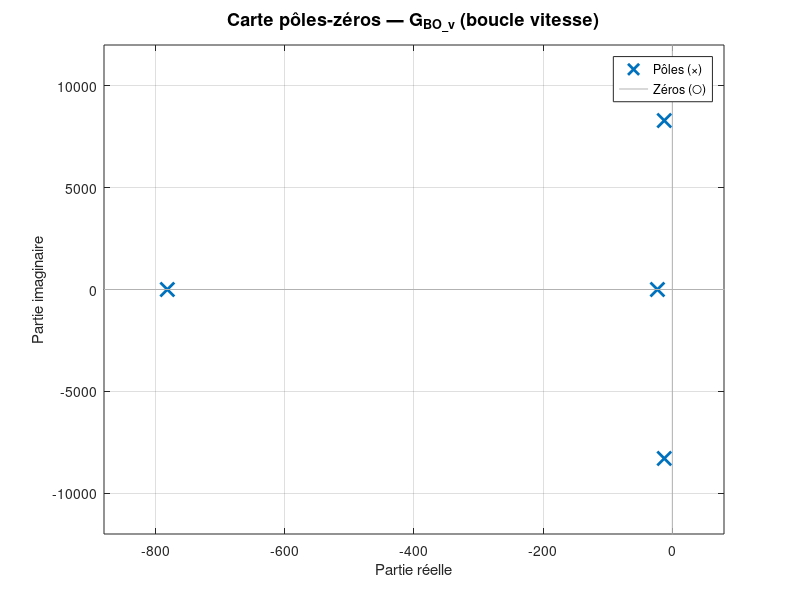
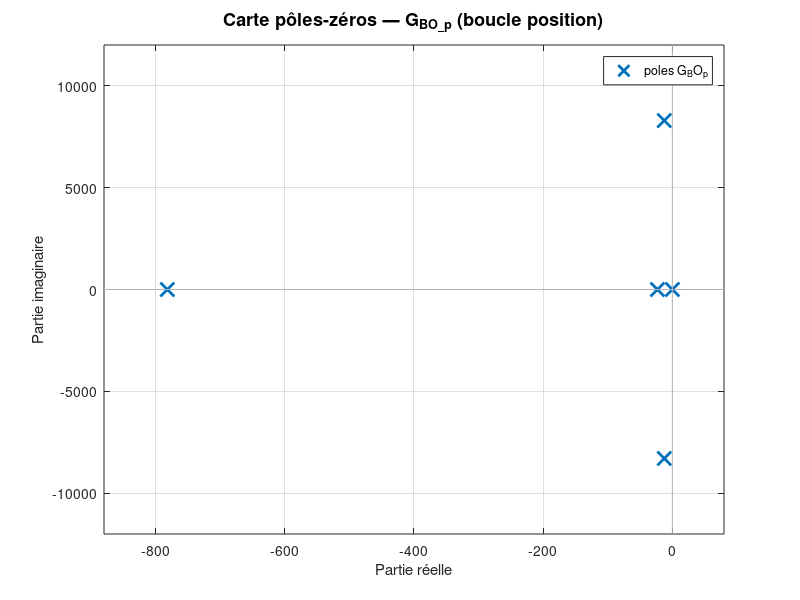
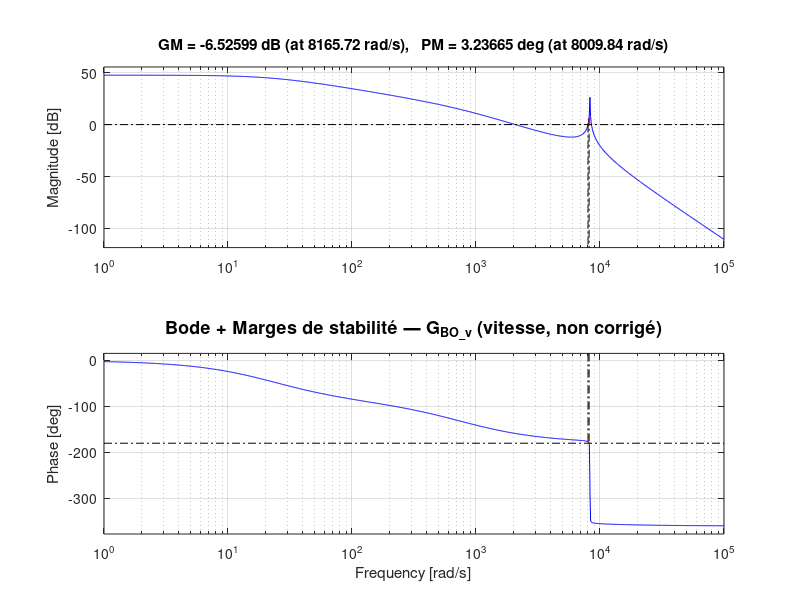
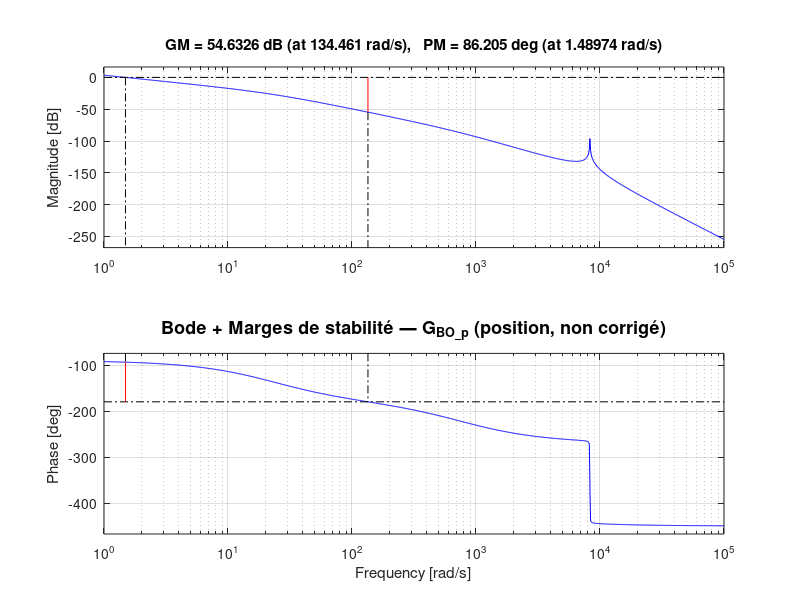

MATLAB code to generate these figures, in order:
%% GEI1013 — MODULE 2 : Analyse fréquentielle
%
%  NOTIONS ABORDÉES :
%    - Carte des pôles et zéros (plan complexe de Laplace)
%    - Critère de stabilité (pôles à partie réelle < 0)
%    - Amortissement ξ et fréquence naturelle ωn
%    - Diagrammes de Bode (gain en dB et phase en degrés)
%    - Marge de phase Pm (à ωcp) et marge de gain Gm (à ωcg)
%    - Lieu des racines (trajectoire des pôles BF vs gain)
%
%  PRÉREQUIS : Exécuter 01_Modelisation_Systeme/01_modelisation.m d'abord
%              (ou charger modele_systeme.mat)

clear; clc; close all;

fprintf('================================================================\n');
fprintf('  GEI1013 - Module 2 : Analyse fréquentielle\n');
fprintf('================================================================\n\n');

%% -----------------------------------------------------------------------
%  CHARGEMENT DU MODÈLE (depuis le Module 1)
% ------------------------------------------------------------------------
if exist('../01_Modelisation_Systeme/modele_systeme.mat', 'file')
    load('../01_Modelisation_Systeme/modele_systeme.mat');
    fprintf('Modèle chargé depuis modele_systeme.mat\n\n');
else
    % Re-dériver si le fichier n'existe pas
    fprintf('Dérivation du modèle en ligne...\n');
    uB=24; Lm=1.577e-3; Rm=1.3; km=0.0742; kv=0.0742;
    Jr=1.558e-4; M=2.5; G=20; r=0.125; Bm=0.0015;
    Cf=300e-6; Lf=50e-6; Rf=100e3; k_elas=50;
    Jm = Jr + M*(r^2)/(G^2);
    s  = tf('s');
    den_filtre = Lf*Cf*s^2 + (Lf/Rf)*s + 1;
    G_conv = uB/den_filtre; Z_conv = (Lf*s)/den_filtre;
    den_mot = (Lm*s+Rm)*(Jm*s+Bm) + km*kv;
    Y_mot = (Jm*s+Bm)/den_mot; G_mot = km/den_mot;
    G_Uc_alpha = minreal(G_conv/(1+Z_conv*Y_mot));
    G_BO_v = minreal(G_mot*G_Uc_alpha);
    G_cinematique = r/(G*s);
    G_BO_p = minreal(G_BO_v*G_cinematique);
end

%% -----------------------------------------------------------------------
%  SECTION 1 : CARTE DES PÔLES ET ZÉROS
%
%  Les pôles sont les racines du dénominateur de H(s).
%  Critère de stabilité BIBO : tous les pôles doivent avoir Re(p) < 0.
%
%  Interprétation :
%    - Pôle réel p = -a        → exponentielle e^(-at) décroissante
%    - Pôles complexes p = -σ±jωd → oscillations amorties e^(-σt)·cos(ωd·t)
%    - |σ| grand = amortissement rapide ; ωd grand = oscillations rapides
% ------------------------------------------------------------------------

fprintf('--- Carte des pôles et zéros ---\n\n');

fprintf('Pôles de G_BO_v (boucle vitesse) :\n');
p_v = pole(G_BO_v);
for k = 1:length(p_v)
    if imag(p_v(k)) >= 0
        signe = '+'; absim = imag(p_v(k));
        if abs(imag(p_v(k))) < 1e-6
            fprintf('  p%d = %+.4f         (pôle réel)\n', k, real(p_v(k)));
        else
            fprintf('  p%d = %+.4f %+.4fj  (paire complexe conjuguée)\n', k, real(p_v(k)), imag(p_v(k)));
        end
    end
end

fprintf('\nPôles de G_BO_p (boucle position) :\n');
p_p = pole(G_BO_p);
for k = 1:length(p_p)
    if imag(p_p(k)) >= 0
        if abs(imag(p_p(k))) < 1e-6
            fprintf('  p%d = %+.4f         (pôle réel)\n', k, real(p_p(k)));
        else
            fprintf('  p%d = %+.4f %+.4fj  (paire complexe conjuguée)\n', k, real(p_p(k)), imag(p_p(k)));
        end
    end
end
fprintf('\n');

% Figure 1 : Carte pôles-zéros vitesse
figure('Name', 'Fig.1 - Carte poles-zeros : Boucle vitesse G_BO_v', 'NumberTitle', 'off');
pzmap(G_BO_v);
title('Carte pôles-zéros — G_{BO\_v} (boucle vitesse)', 'FontSize', 13);
grid on;
xlabel('Partie réelle'); ylabel('Partie imaginaire');
legend({'Pôles (×)', 'Zéros (○)'}, 'Location', 'best');

% Figure 2 : Carte pôles-zéros position
figure('Name', 'Fig.2 - Carte poles-zeros : Boucle position G_BO_p', 'NumberTitle', 'off');
pzmap(G_BO_p);
title('Carte pôles-zéros — G_{BO\_p} (boucle position)', 'FontSize', 13);
grid on;
xlabel('Partie réelle'); ylabel('Partie imaginaire');

%% -----------------------------------------------------------------------
%  SECTION 2 : AMORTISSEMENT ET FRÉQUENCE NATURELLE
%
%  Pour chaque paire de pôles complexes conjugués p = -σ ± jωd :
%    ωn = √(σ² + ωd²)    [fréquence naturelle non amortie]
%    ξ  = σ/ωn           [facteur d'amortissement]
%
%  ξ > 1   → sur-amorti    (pas de dépassement)
%  ξ = 1   → critique
%  0 < ξ <1 → sous-amorti (oscillations amorties)
%  ξ = 0   → non amorti   (oscillations entretenues)
% ------------------------------------------------------------------------

fprintf('--- Amortissement des boucles ouvertes ---\n\n');
fprintf('Chariot 2 — Boucle vitesse G_BO_v :\n');
damp(G_BO_v);

fprintf('\nChariot 1 — Boucle position G_BO_p :\n');
damp(G_BO_p);
fprintf('\n');

%% -----------------------------------------------------------------------
%  SECTION 3 : DIAGRAMMES DE BODE
%
%  Le diagramme de Bode représente la réponse fréquentielle H(jω) :
%    - Gain :  |H(jω)| en dB = 20·log10(|H(jω)|)
%    - Phase : ∠H(jω) en degrés
%
%  Comment lire les marges :
%    → ωcp (crossover freq) : fréquence où gain = 0 dB
%    → ωcg (gain crossover)  : fréquence où phase = -180°
%    → Pm  = 180° + phase(jωcp)    [marge de PHASE]
%    → Gm  = -20·log10|G(jωcg)|   [marge de GAIN en dB]
% ------------------------------------------------------------------------

% Figure 3 : Bode avec marges — boucle vitesse
figure('Name', 'Fig.3 - Bode + marges : G_BO_v', 'NumberTitle', 'off');
margin(G_BO_v);
title('Bode + Marges de stabilité — G_{BO\_v} (vitesse, non corrigé)', 'FontSize', 13);
grid on;

% Figure 4 : Bode avec marges — boucle position
figure('Name', 'Fig.4 - Bode + marges : G_BO_p', 'NumberTitle', 'off');
margin(G_BO_p);
title('Bode + Marges de stabilité — G_{BO\_p} (position, non corrigé)', 'FontSize', 13);
grid on;

%% -----------------------------------------------------------------------
%  SECTION 4 : CALCUL NUMÉRIQUE DES MARGES DE STABILITÉ
%
%  margin(G) retourne :
%    Gm  : marge de gain (rapport linéaire, pas en dB)
%    Pm  : marge de phase [degrés]
%    Wcg : pulsation de croisement de phase [rad/s]
%    Wcp : pulsation de coupure à 0 dB [rad/s]
% ------------------------------------------------------------------------

fprintf('================================================================\n');
fprintf('  RÉSULTATS : Marges de stabilité (boucle ouverte non corrigée)\n');
fprintf('================================================================\n\n');

[Gm_v, Pm_v, Wcg_v, Wcp_v] = margin(G_BO_v);
fprintf('G_BO_v — Boucle vitesse (Chariot 2) :\n');
fprintf('  Marge de phase  Pm  = %.2f °    à ωcp = %.2f rad/s\n', Pm_v, Wcp_v);
if isfinite(Gm_v) && Gm_v > 0
    fprintf('  Marge de gain   Gm  = %.2f dB   à ωcg = %.2f rad/s\n', 20*log10(Gm_v), Wcg_v);
else
    fprintf('  Marge de gain   Gm  = ∞  (phase ne croise pas -180°)\n');
end

[Gm_p, Pm_p, Wcg_p, Wcp_p] = margin(G_BO_p);
fprintf('\nG_BO_p — Boucle position (Chariot 1) :\n');
fprintf('  Marge de phase  Pm  = %.2f °    à ωcp = %.2f rad/s\n', Pm_p, Wcp_p);
if isfinite(Gm_p) && Gm_p > 0
    fprintf('  Marge de gain   Gm  = %.2f dB   à ωcg = %.2f rad/s\n', 20*log10(Gm_p), Wcg_p);
else
    fprintf('  Marge de gain   Gm  = ∞\n');
end

fprintf('\n  ⚠ Critères visés dans le projet : Pm ≥ 50°, Gm ≥ 6 dB\n');
if Pm_v < 50
    fprintf('  → La boucle vitesse NÉCESSITE un correcteur (Pm = %.1f° < 50°)\n', Pm_v);
end
if Pm_p < 50
    fprintf('  → La boucle position NÉCESSITE un correcteur (Pm = %.1f° < 50°)\n', Pm_p);
end

%% -----------------------------------------------------------------------
%  SECTION 5 : LIEU DES RACINES
%
%  Le lieu des racines montre la trajectoire des pôles en boucle fermée
%  T(s) = K·G(s)/(1 + K·G(s))  quand K varie de 0 à +∞.
%
%  - À K=0 : pôles BF = pôles BO
%  - À K→∞ : pôles BF → zéros BO (ou ±∞ selon les asymptotes)
%
%  Utile pour voir si une simple augmentation de gain peut destabiliser.
% ------------------------------------------------------------------------

% Figure 5 : Lieu des racines — boucle vitesse
figure('Name', 'Fig.5 - Lieu des racines : G_BO_v', 'NumberTitle', 'off');
rlocus(G_BO_v);
title('Lieu des racines — G_{BO\_v} (boucle vitesse)', 'FontSize', 13);
grid on;

% Figure 6 : Lieu des racines — boucle position
figure('Name', 'Fig.6 - Lieu des racines : G_BO_p', 'NumberTitle', 'off');
rlocus(G_BO_p);
title('Lieu des racines — G_{BO\_p} (boucle position)', 'FontSize', 13);
grid on;

fprintf('\n→ Module 2 terminé.\n');
fprintf('→ Passer au Module 3 (analyse temporelle) ou au Module 4 (synthèse).\n');
